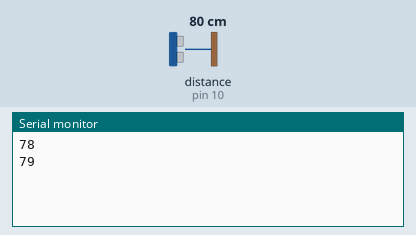
This sketch was run on a simulated Arduino Uno, built with avr-gcc and run on an emulated ATmega328P. Shown: the last lines printed to the serial monitor. Wiring (inferred from the names in the program): ultrasonic range finder: trigger pin 9; echo pin 10. Inputs (shaded band) come from the test bench; at power-on: distance to the obstacle (sensor on pin 10) 80 cm. The echo pulse lasts 58.3 µs per cm.

Above: at 1.8 s.
1.9 s: distance to the obstacle (sensor on pin 10) set to 2 cm
At 2.5 s:
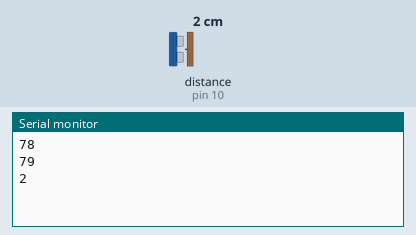
3.4 s: distance to the obstacle (sensor on pin 10) set to 4 cm
At 4.8 s:
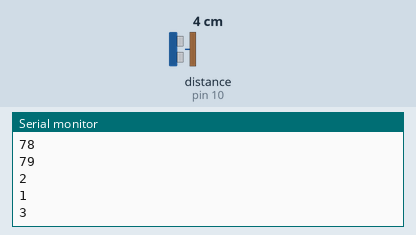
Timing chart, 0 to 6.4 s (numbered marks = the images above; inputs shaded):
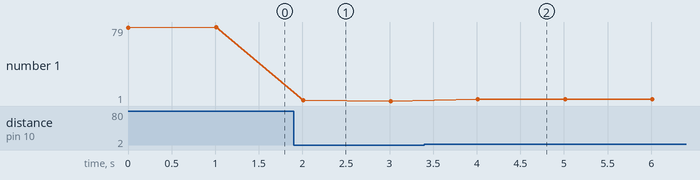

Measured:
- after the input at 1.9 s, the serial monitor: prints a new line after 0.11 s (image 1)
- after the input at 3.4 s, the serial monitor: prints a new line after 0.61 s (image 2)
- plotted number 1: 79 → 1 after the input at 1.9 s, 1 → 3 after the input at 3.4 s

The sketch:

sketch_feb04a.ino
```cpp
int trigPinRight=9;
int echoPinRight=10;
int n =10;
int timeRight;
int distanceRight;
void setup() {
  // put your setup code here, to run once:
pinMode(trigPinRight,OUTPUT);
pinMode(echoPinRight,INPUT);
Serial.begin(9600);
}

void loop() {
  // put your main code here, to run repeatedly:


  digitalWrite(trigPinRight,LOW);
  delayMicroseconds(2);
  digitalWrite(trigPinRight,HIGH);
  delayMicroseconds(n);
  digitalWrite(trigPinRight,LOW);
  timeRight=pulseIn(echoPinRight,HIGH);
  distanceRight=timeRight*.034/2;
  Serial.println(distanceRight);
  delay(1000);
}
```
